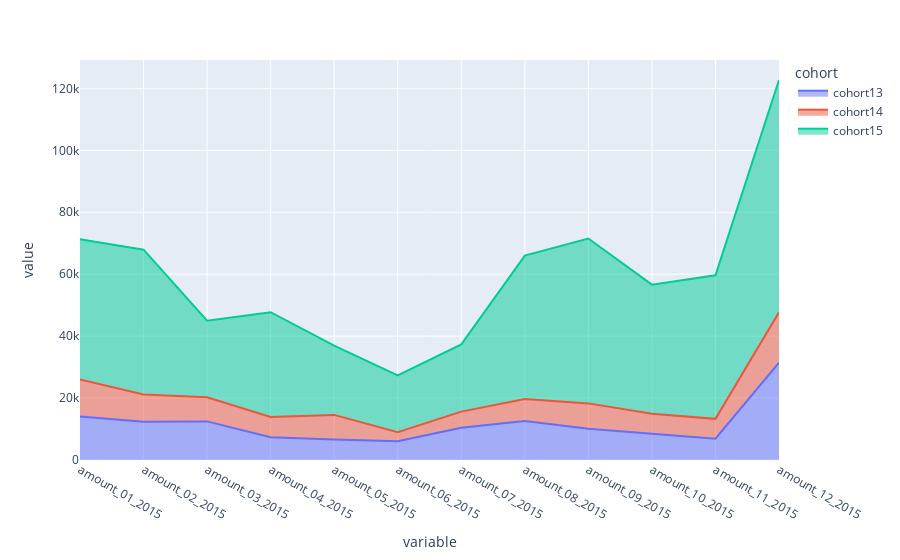

The cell this chart's notebook holds for it:
### Code cell
fig = px.area(melt2, x='variable', y="value", 
              color="cohort", 
              #line_group="country"
             )
fig.show()

### Figure 1 — Plotly figure (JSON) as saved in the notebook; plotly's stock layout.template omitted (floating-point values rounded to 4 significant figures)
{"data": [{"hovertemplate": "cohort=cohort13<br>variable=%{x}<br>value=%{y}<extra></extra>", "legendgroup": "cohort13", "line": {"color": "#636efa"}, "mode": "lines", "name": "cohort13", "orientation": "v", "showlegend": true, "stackgroup": "1", "type": "scatter", "x": ["amount_01_2015", "amount_02_2015", "amount_03_2015", "amount_04_2015", "amount_05_2015", "amount_06_2015", "amount_07_2015", "amount_08_2015", "amount_09_2015", "amount_10_2015", "amount_11_2015", "amount_12_2015"], "xaxis": "x", "y": [14040.0, 12330.0, 12460.0, 7327.0, 6654.0, 6067.0, 10410.0, 12610.0, 10100.0, 8394.0, 6898.0, 31430.0], "yaxis": "y"}, {"hovertemplate": "cohort=cohort14<br>variable=%{x}<br>value=%{y}<extra></extra>", "legendgroup": "cohort14", "line": {"color": "#EF553B"}, "mode": "lines", "name": "cohort14", "orientation": "v", "showlegend": true, "stackgroup": "1", "type": "scatter", "x": ["amount_01_2015", "amount_02_2015", "amount_03_2015", "amount_04_2015", "amount_05_2015", "amount_06_2015", "amount_07_2015", "amount_08_2015", "amount_09_2015", "amount_10_2015", "amount_11_2015", "amount_12_2015"], "xaxis": "x", "y": [11940.0, 8806.0, 7799.0, 6583.0, 7913.0, 2938.0, 5215.0, 7101.0, 8185.0, 6541.0, 6394.0, 16250.0], "yaxis": "y"}, {"hovertemplate": "cohort=cohort15<br>variable=%{x}<br>value=%{y}<extra></extra>", "legendgroup": "cohort15", "line": {"color": "#00cc96"}, "mode": "lines", "name": "cohort15", "orientation": "v", "showlegend": true, "stackgroup": "1", "type": "scatter", "x": ["amount_01_2015", "amount_02_2015", "amount_03_2015", "amount_04_2015", "amount_05_2015", "amount_06_2015", "amount_07_2015", "amount_08_2015", "amount_09_2015", "amount_10_2015", "amount_11_2015", "amount_12_2015"], "xaxis": "x", "y": [45300.0, 46790.0, 24730.0, 33820.0, 22370.0, 18330.0, 21710.0, 46280.0, 53240.0, 41700.0, 46360.0, 75040.0], "yaxis": "y"}], "layout": {"legend": {"title": {"text": "cohort"}, "tracegroupgap": 0}, "margin": {"t": 60}, "xaxis": {"anchor": "y", "domain": [0, 1], "title": {"text": "variable"}}, "yaxis": {"anchor": "x", "domain": [0, 1], "title": {"text": "value"}}}}
